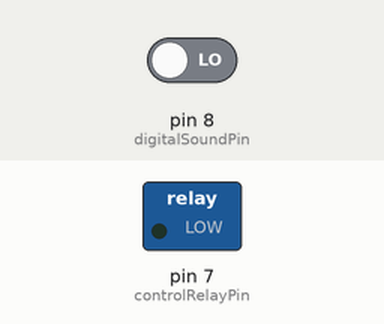
Simulated run of this sketch. Board: Arduino Uno, built with avr-gcc and run on an emulated ATmega328P. Parts: switched loads named in the sketch (green lamp = pin HIGH). Dashed ring = blinking. Inputs (shaded band) come from the test bench; at power-on: pin 8 (digitalSoundPin) LOW.

Above: at 1.2 s.
1.3 s: pin 8 (digitalSoundPin) driven HIGH
At 1.45 s:
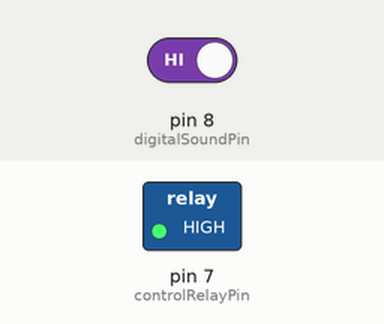
4.3 s: pin 8 (digitalSoundPin) driven LOW
At 4.9 s:
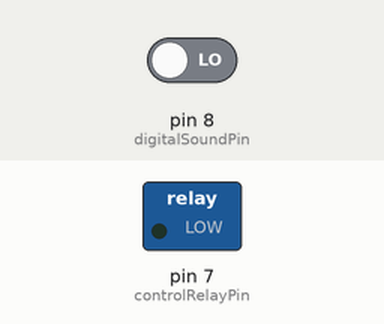
Timing chart, 0 to 7.3 s (numbered marks = the images above; inputs shaded):
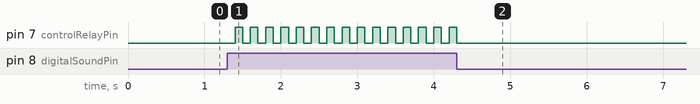

Measured:
- after the input at 1.3 s, pin 7 (controlRelayPin): alternates HIGH for 0.10 s and LOW for 0.10 s, starting after 0.10 s
- after the input at 4.3 s, pin 7 (controlRelayPin): goes on until 4.3 s, then stays LOW

The sketch:

sound_relay_switch.ino
```cpp
/*
Le but de ce script est de capter si un gros bruit se produit et d'allumer ou d'éteindre le courant d'un bande de leds RGB, par exemple.
L'information ne passe que par la broche DigitalPWM car le module est très peu sensible et la valeur du bruit ne change quasiment pas.
C'est un petit script, mais il a une très grande utilité.
*/
const int digitalSoundPin=8;
const int controlRelayPin=7;
bool digitalsound=LOW;
bool relayState=LOW;

void setup() {
  pinMode(digitalSoundPin, INPUT);
  pinMode(controlRelayPin,OUTPUT);
  digitalWrite(controlRelayPin,relayState);
}

void loop() {
  digitalsound=digitalRead(digitalSoundPin);
  if (digitalsound==HIGH){
    delay(100);
    if (relayState==LOW){
      digitalWrite(controlRelayPin,HIGH);
      relayState=HIGH;
    }
    else if (relayState==HIGH){
      digitalWrite(controlRelayPin,LOW);
      relayState=LOW;
    }
  }
}
```
